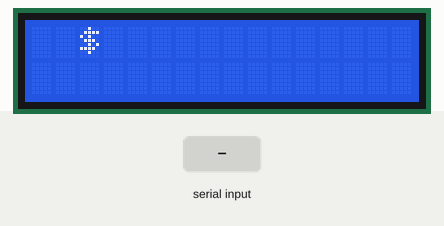
The program below on a simulated ATmega32, built with avr-gcc and emulated at 1.6 MHz. On the bench: 16×2 character LCD. Wiring (inferred from the names in the program): character LCD (HD44780): RS PD2; E PD5; data PB0, PB1, PB2, PB3, PB4, PB5, PB6, PB7. The test bench sets the inputs (shaded band).

Above: at 1.2 s.
1.3 s: "$" received over Serial
At 6.1 s:
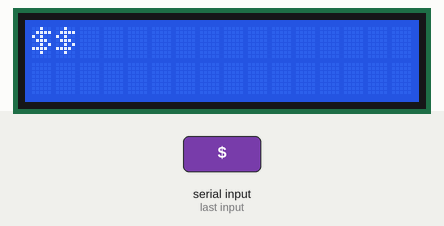
6.6 s: "90,45\n" received over Serial
At 7.2 s:
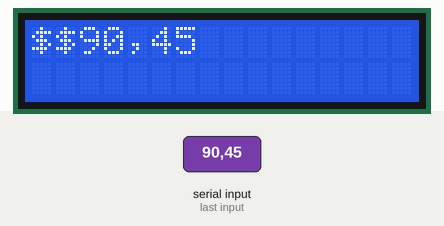
8.1 s: "30,150\n" received over Serial
At 8.4 s:
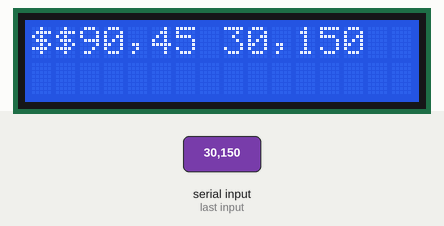
9.6 s: "15\n" received over Serial
At 10.7 s:
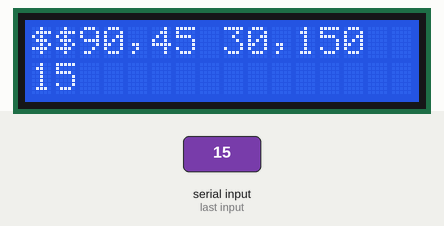
11.1 s: "79\n" received over Serial
At 11.8 s:
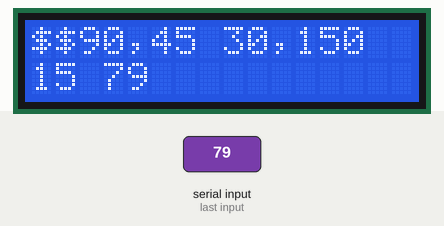
12.6 s: "5\n" received over Serial
At 12.9 s:
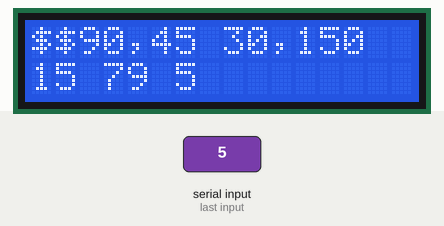
Timing chart, 0 to 15.1 s (numbered marks = the images above; inputs shaded):
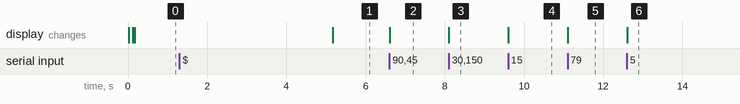

The program:

main.c
```c
#define F_CPU 1600000UL
#define SREG   _SFR_IO8(0x3f)

#include <avr/io.h>
#include <string.h>
#include <stdio.h>
#include <stdlib.h>
#include <stdbool.h>
#include <util/delay.h>
#include <avr/interrupt.h>
#include "LCD.h"
#include "USART.h"
#include "GPS_Data.h"

int LCD_pos = 0;


int main() {

    GGA_Index=0;
	memset(GGA_Buffer, 0, Buffer_Size);
	memset(degrees_buffer,0,degrees_buffer_size);

    LCD_init();                      /* initialize LCD16x2 */
    //_delay_ms(3000);                 /* wait for GPS receiver to initialize */
    SendCommand(CLEAR_SCREEN);
    SendCommand(0x80+2);

    SendString("$");
    //SendCommand(CLEAR_SCREEN);
    //SendCommand(0x80);
    //unsigned char a;
	USART_Init(9600);
	_delay_ms(5000);               /* initialize USART with 9600 baud rate */
	sei();

	//stdin = fdevopen(NULL , USART_RxChar);
    while (1)
    {
			//_delay_ms(1000);
			//LCD_String_xy(1,0,"UTC Time: ");
			//get_gpstime();                         /* Extract Time in UTC */
			//SendString(Time_Buffer);
			//LCD_pos++;
			//SendString(" - ");

			//LCD_String_xy(2,0,"Lat: ");
			//SendString("Lat: ");

			//a = USART_RxChar();
			//SendCharacter(a);

			//get_latitude(GGA_Pointers[0]);         /* Extract Latitude */
			//SendString(degrees_buffer);            /* display latitude in degree */
			//memset(degrees_buffer,0,degrees_buffer_size);

			//LCD_String_xy(3,0,"Long: ");
			//get_longitude(GGA_Pointers[2]);        /* Extract Longitude */
			//SendString(degrees_buffer);            /* display longitude in degree */
			//memset(degrees_buffer,0,degrees_buffer_size);

			//LCD_String_xy(4,0,"Alt: ");
			//get_altitude(GGA_Pointers[7]);         /* Extract Altitude in meters*/
			//SendString(Altitude_Buffer);

	}
		return 0;
}


ISR (USART_RXC_vect)
{
	uint8_t oldsrg = SREG;
	cli();
	char received_char = USART_RxChar();
	SendCommand(0x80 + LCD_pos);
	SendCharacter(received_char);
	LCD_pos ++;
	//SendString("int");
	//LCD_pos ++;

	if(LCD_pos == 15){
		LCD_pos = 64;
	//	_delay_ms(500);
	}
	else if(LCD_pos == 79){
		LCD_pos = 0;
		//_delay_ms(1000);
		SendCommand(CLEAR_SCREEN);
		SendCommand(0x80);
	}


	if(received_char =='$'){
		SendCommand(0x80);
		SendCommand(CLEAR_SCREEN);
		SendString("$");
		//SendCommand(0x80);
		SendCharacter(received_char);
		LCD_pos ++;

		GGA_Index = 0;
		CommaCounter = 0;
		IsItGGAString = false;
	}
	else if(IsItGGAString == true){                                             // if true save GGA info. into buffer
		if(received_char == ',' ) GGA_Pointers[CommaCounter++] = GGA_Index;     // store instances of ',' in buffer
		GGA_Buffer[GGA_Index++] = received_char;
		SendCharacter(received_char);
		LCD_pos++;
		//_delay_ms(1000);
	}
	else if(GGA_CODE[0] == 'G' && GGA_CODE[1] == 'G' && GGA_CODE[2] == 'A'){    // check for GGA string
		SendCommand(0x80);
		SendString("GGA");
		//SendCommand(0x80+3);
		LCD_pos += 3;

		_delay_ms(2000);

		IsItGGAString = true;
		GGA_CODE[0] = 0; GGA_CODE[1] = 0; GGA_CODE[2] = 0;
	}
	else{
		GGA_CODE[0] = GGA_CODE[1];  GGA_CODE[1] = GGA_CODE[2]; GGA_CODE[2] = received_char;
	}
	SREG = oldsrg;
}
```

GPS_Data.h
```c
#ifndef GPS_DATA_H_
#define GPS_DATA_H_
#define Buffer_Size 150
#define degrees_buffer_size 20

void convert_time_to_UTC();
void convert_to_degrees(char *);


char Latitude_Buffer[15],Longitude_Buffer[15],Time_Buffer[15],Altitude_Buffer[8];
char degrees_buffer[degrees_buffer_size];                      /* save latitude or longitude in degree */
char GGA_Buffer[Buffer_Size];                                  /* save GGA string */
uint8_t GGA_Pointers[20];                                      /* to store instances of ',' */
char GGA_CODE[3];

volatile uint16_t GGA_Index, CommaCounter;

bool	IsItGGAString	= false,
flag1			= false,
flag2			= false;

void get_gpstime(){
	cli();
	uint8_t time_index=0;
	/* parse Time in GGA string stored in buffer */
	for(uint8_t index = 0;GGA_Buffer[index]!=','; index++){

		Time_Buffer[time_index] = GGA_Buffer[index];
		time_index++;
	}
	convert_time_to_UTC();
	sei();
}

void get_latitude(uint16_t lat_pointer){
	cli();
	uint8_t lat_index;
	uint8_t index = lat_pointer+1;
	lat_index=0;

	/* parse Latitude in GGA string stored in buffer */
	for(;GGA_Buffer[index]!=',';index++){
		Latitude_Buffer[lat_index]= GGA_Buffer[index];
		lat_index++;
	}

	Latitude_Buffer[lat_index++] = GGA_Buffer[index++];
	Latitude_Buffer[lat_index]= GGA_Buffer[index];		/* get direction */
	convert_to_degrees(Latitude_Buffer);
	sei();
}

void get_longitude(uint16_t long_pointer){
	cli();
	uint8_t long_index;
	uint8_t index = long_pointer+1;
	long_index=0;

	/* parse Longitude in GGA string stored in buffer */
	for( ; GGA_Buffer[index]!=','; index++){
		Longitude_Buffer[long_index]= GGA_Buffer[index];
		long_index++;
	}

	Longitude_Buffer[long_index++] = GGA_Buffer[index++];
	Longitude_Buffer[long_index]   = GGA_Buffer[index]; /* get direction */
	convert_to_degrees(Longitude_Buffer);
	sei();
}

void get_altitude(uint16_t alt_pointer){
	cli();
	uint8_t alt_index;
	uint8_t index = alt_pointer+1;
	alt_index=0;
	/* parse Altitude in GGA string stored in buffer */
	for( ; GGA_Buffer[index]!=','; index++){
		Altitude_Buffer[alt_index]= GGA_Buffer[index];
		alt_index++;
	}

	Altitude_Buffer[alt_index]   = GGA_Buffer[index+1];
	sei();
}
void convert_time_to_UTC()
{
	unsigned int hour, min, sec;
	uint32_t Time_value;

	Time_value = atol(Time_Buffer);               /* convert string to integer */
	hour = (Time_value / 10000);                  /* extract hour from integer */
	min = (Time_value % 10000) / 100;             /* extract minute from integer */
	sec = (Time_value % 10000) % 100;             /* extract second from integer*/

	sprintf(Time_Buffer, "%d:%d:%d", hour,min,sec);

}

void convert_to_degrees(char *raw){

	double value;
	float decimal_value,temp;

	int32_t degrees;

	float position;
	value = atof(raw);                             /* convert string into float for conversion */

	/* convert raw latitude/longitude into degree format */
	decimal_value = (value/100);
	degrees = (int)(decimal_value);
	temp = (decimal_value - (int)decimal_value)/0.6;
	position = (float)degrees + temp;

	dtostrf(position, 6, 4, degrees_buffer);       /* convert float value into string */
}


#endif /* GPS_DATA_H_ */
```

USART.h
```c
#include <avr/io.h>							/* Include AVR std. library file */
#include <avr/interrupt.h>

#define BAUD_PRESCALE (((F_CPU / (BAUDRATE * 16UL))) - 1)	/* Define prescale value */

void USART_Init(unsigned long);				/* USART initialize function */
unsigned char USART_RxChar();						/* Data receiving function */
void USART_TxChar(char);					/* Data transmitting function */
void USART_SendString(char*);				/* Send string of USART data function */


void USART_Init(unsigned long BAUDRATE)				/* USART initialize function */
{
	UCSRA = 0b00000000;
	//UCSRB |=  (1 << TXEN) | (1 << RXCIE);				/*Polling Enable USART transmitter and receiver */
	UCSRB |= (1 << RXEN) | (1 << TXEN) | (1 << RXCIE);	/* Interrupt Enable USART transmitter and receiver */

	UCSRC |= (1 << URSEL)| (1 << UCSZ0) | (1 << UCSZ1);	/* Write USCRC for 8 bit data and 1 stop bit */
	UCSRC &=  (0 << UCSZ2);
	//UBRRL = BAUD_PRESCALE;							/* Load UBRRL with lower 8 bit of prescale value */
	//UBRRH = (BAUD_PRESCALE >> 8);					/* Load UBRRH with upper 8 bit of prescale value */
	UBRRL = 0x5;
	UBRRH = 0x00;
}

unsigned char USART_RxChar()									/* Data receiving function */
{
	while (!(UCSRA & (1 << RXC)));					/* Wait until new data receive */
	return(UDR);									/* Get and return received data */
}

void USART_TxChar(char data)						/* Data transmitting function */
{
	while ((UCSRA & (1<<UDRE)) == 0x00);			/* Wait until data transmit and buffer get empty */
	UDR = data;										/* Write data to be transmitting in UDR */
}

void USART_SendString(char *str)					/* Send string of USART data function */
{
	int i=0;
	while (str[i]!= '\0')
	{
		USART_TxChar(str[i]);						/* Send each char of string till the NULL */
		i++;
	}
}
```

LCD.h
```c
/*
 * LCD.h
 *
 * Created: 6/1/2018 1:39:39 PM
 *  Author: Awsaf
 */


#ifndef LCD_H_
#define LCD_H_

#include <avr/io.h>
//#define F_CPU 1600000UL
#include <util/delay.h>
#include <stdlib.h>


#define LCD_DATA PORTB
#define LCD_DATA_DIRECTION DDRB
#define LCD_CONTROL PORTD
#define LCD_CONTROL_DIRECTION DDRD
#define LCD_ENABLE 5
#define  LCD_REGISTER_SELECT 2
#define  LCD_READ_WRITE 7
#define  CLEAR_SCREEN 0x01

void CheckBusy();
void Show();
void SendCommand(unsigned char command);
void SendCharacter(unsigned char character);
void SendString(char* string);
void SendNumber(int num);
void SendDouble(double num);

void LCD_init(void)
{
    /* Replace with your application code */
 	LCD_CONTROL_DIRECTION |= 1 <<LCD_ENABLE | 1 << LCD_READ_WRITE | 1<< LCD_REGISTER_SELECT;
	_delay_ms(15);
	SendCommand(CLEAR_SCREEN); //Clear Screen 0x01 = 0b00000001
	_delay_ms(50);
	SendCommand(0x38);
	_delay_ms(50);
	//SendCommand(0b00001111); //control display and cursor (blinking cursor) -> see datasheet
	//SendCommand(0b00001110); //Cursor not blinking
	SendCommand(0b00001100); //Cursor off

	_delay_ms(50);


}

void CheckBusy(){
	LCD_DATA_DIRECTION = 0;

	LCD_CONTROL |= 1<<LCD_READ_WRITE;
	LCD_CONTROL &= ~1 <<LCD_REGISTER_SELECT;

	while (LCD_DATA >= 0x80) //D7 Port B1 = 1 (0b1xxx0000 -> greater or equal 0x80)
	{
		Show();
	}

	LCD_DATA_DIRECTION = 0xFF;
}

void Show(){
	LCD_CONTROL |= 1<<LCD_ENABLE;
	asm volatile ("nop");
	asm volatile ("nop");
	LCD_CONTROL &= ~1 <<LCD_ENABLE;
}

void SendCommand(unsigned char command){
	CheckBusy();
	LCD_DATA = command;
	LCD_CONTROL &= ~ (1<< LCD_READ_WRITE | 1<<LCD_REGISTER_SELECT);
	Show();
	LCD_DATA = 0;
}

void SendCharacter(unsigned char character){
	CheckBusy(); // LCD ready to display info
	LCD_DATA = character;
	LCD_CONTROL &= ~ (1<< LCD_READ_WRITE);
	LCD_CONTROL |= 1<<LCD_REGISTER_SELECT;
	Show();
	LCD_DATA = 0;
}

void SendString(char *string){
	while(*string >0){
		SendCharacter(*string++);
	}

}

void SendNumber(int num){
	char str[10];
	itoa(num , str ,10);
	SendString(str);
}

void SendDouble(double num){

}


#endif /* LCD_H_ */
```

Measured:
- after the input at 1.3 s, the display: changes after 3.9 s (image 1)
- after the input at 6.6 s, the display: changes at once (image 2)
- after the input at 8.1 s, the display: changes at once (image 3)
- after the input at 9.6 s, the display: changes at once (image 4)
- after the input at 11.1 s, the display: changes at once (image 5)
- after the input at 12.6 s, the display: changes at once (image 6)
